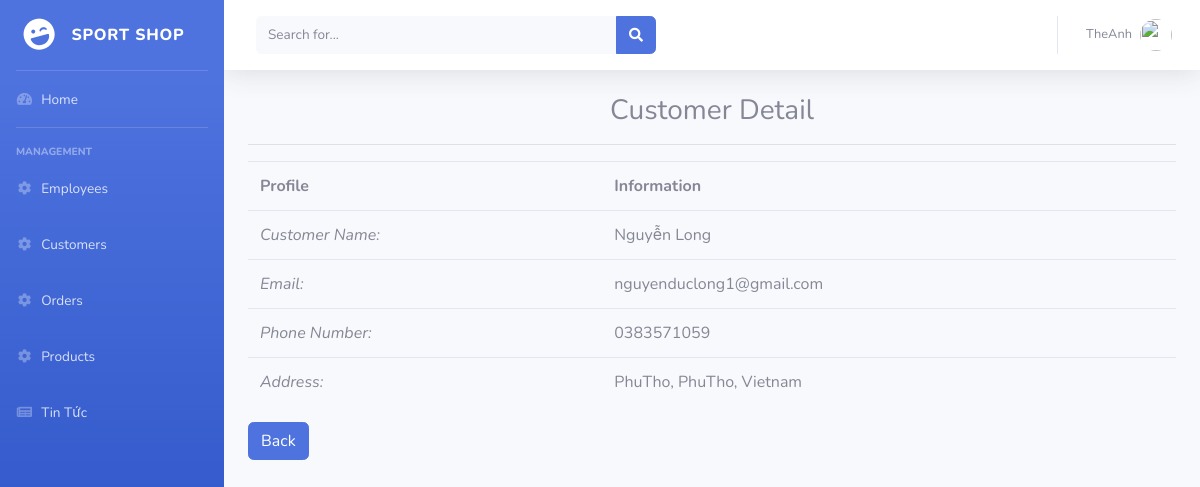
Screenshot of /admin/?mod=customer&act=detail&id=499 (signed in) with the database file from the repository.
### tables this page shows
CREATE TABLE `customers` (
  `customerNumber` int(11) NOT NULL,
  `customerName` varchar(50) NOT NULL,
  `contactLastName` varchar(50) NOT NULL,
  `contactFirstName` varchar(50) NOT NULL,
  `phone` varchar(50) NOT NULL,
  `addressLine1` varchar(50) NOT NULL,
  `city` varchar(50) NOT NULL,
  `country` varchar(50) NOT NULL,
  `password` varchar(50) DEFAULT NULL,
  `email` varchar(255) DEFAULT NULL
);

### admin/controllers/CustomerController.php (called while the page is built, shortened)
<?php
	require_once('models/Customer.php');
	class CustomerController{
		var $cate_model;
		function __construct(){
			$this->cate_model = new customer();
		}
		public function detail(){
			$id = isset($_GET['id'])?$_GET['id']:0;
			$cus = $this->cate_model->find($id);
			require_once('views/customer/customer_detail.php');
		}
	}
 ?>

### admin/models/Connection.php (called while the page is built, shortened)
<?php
	class Connection{
	    function __construct(){
		    $servername = "localhost";
		    $username = "root";
		    $password = "";
		    $dbname = "sport_shops";
		    $this->conn = new mysqli($servername, $username, $password, $dbname);
	    }
	}
 ?>

### admin/models/Model.php (called while the page is built, shortened)
<?php
require_once('Connection.php');
class Model{
	function __construct(){
		$conn_obj = new Connection();
		$this->connection = $conn_obj->conn;
	}
}
?>

### admin/models/Customer.php (called while the page is built, shortened)
<?php
    require_once("Model.php");
	class customer extends Model{
		var $table = 'customers';
		function find($id){
		    $query = "SELECT * FROM ".$this->table." WHERE customerNumber = ".$id;
		    return $data = $this->connection->query($query)->fetch_assoc();
		}
	}
 ?>

### admin/views/customer/customer_detail.php (the view)
<!DOCTYPE html>
<html>
<?php require_once('public/require/head.php') ?>
<body id="page-top">
  <div id="wrapper">
    <?php require_once('public/require/sidebar.php') ?>
    <div id="content-wrapper" class="d-flex flex-column">
      <div id="content">
        <?php require_once('public/require/header.php') ?>
        <div class="container-fluid">
            <h3 align="center">Customer Detail</h3>
            <hr>
            <table class="table">
                <th>Profile</th>
                <th>Information</th>
                <tr><h2><td><em>Customer Name:</em></td><td><?php echo $cus["customerName"] ?></td></h2></tr>
                <tr><h2><td><em>Email:</em> </td><td><?php echo $cus["email"] ?></td></h2></tr>
                <tr><h2><td><em>Phone Number:</em></td><td><?php echo $cus["phone"] ?></td></h2></tr>
                <tr><h2><td><em>Address:</em></td><td><?php echo $cus["addressLine1"] ?>, <?php echo $cus["city"] ?>, <?php echo $cus["country"] ?></td></h2></tr>
            </table>
            <a href="?mod=customer&act=list" type="button" class="btn btn-primary">Back</a>
        </div>
        </div>
    </div>
</body>
</html>

### rows the page displays
customers: customerName "Nguyễn Long", email "nguyenduclong1@gmail.com", phone "0383571059", addressLine1 "PhuTho", city "PhuTho", country "Vietnam"

### other values shown
$_SESSION['admin']['lastName'] "TheAnh"
